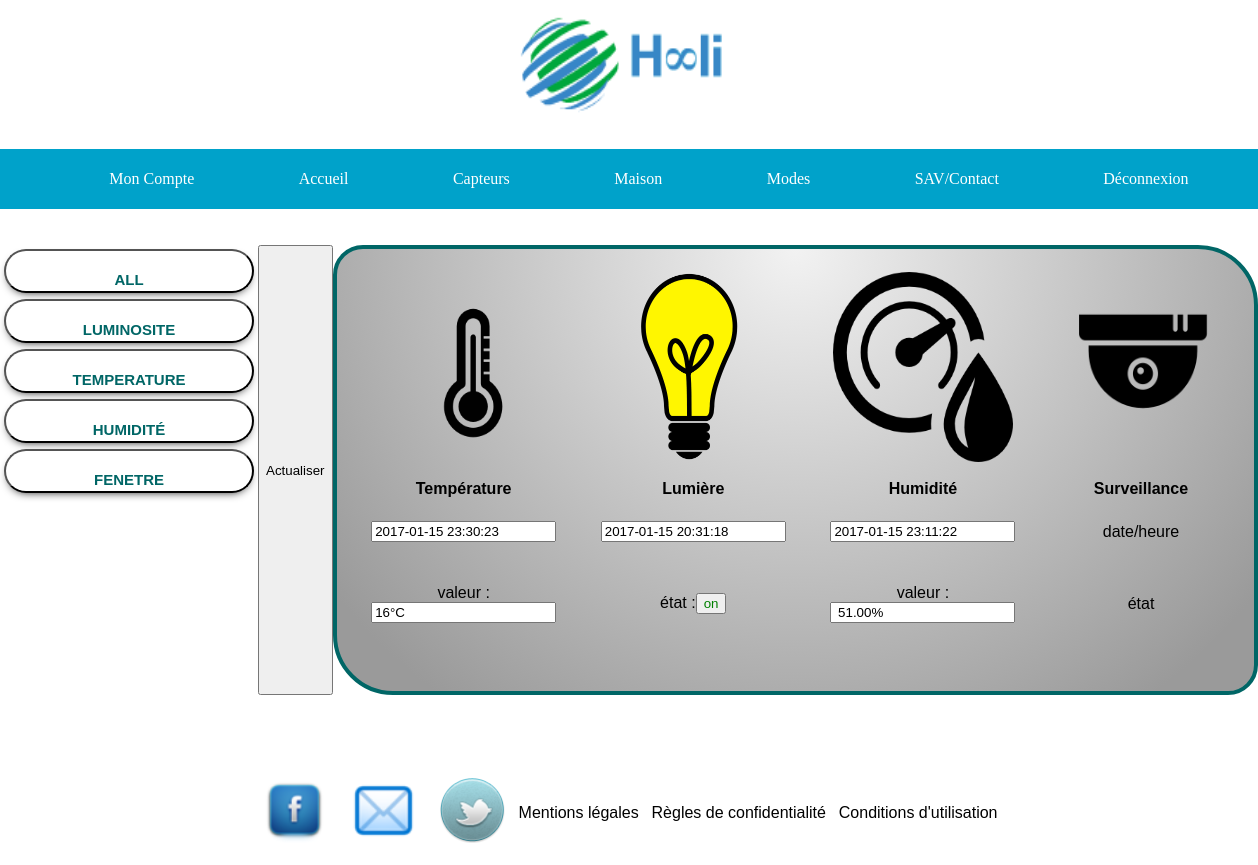
Page /Vue/capteur.php on the committed database.
### tables this page shows
CREATE TABLE IF NOT EXISTS `donnee_recue` (
  `id` int(11) NOT NULL,
  `trame` int(1) NOT NULL,
  `objet` int(4) NOT NULL,
  `requete` int(1) NOT NULL,
  `type_capteur` int(1) NOT NULL,
  `numero_capteur` int(2) NOT NULL,
  `valeur` varchar(4) NOT NULL,
  `tim` int(4) NOT NULL,
  `chk` int(2) NOT NULL,
  `date_recep` datetime NOT NULL
);

### Vue/capteur.php (the view, shortened to what this page needs)
<!DOCTYPE html>
<html>
	<head>
 		<link href="..\style\capteur.css" rel="stylesheet"/>
	</head>
	  <form method="post" action="rr.php" >
<body>
<?php
include("header.php");
include "../controleur/connectionbase.php";
	 $reponse1 = $bdd->query('SELECT valeur FROM donnee_recue where type_capteur=3 ORDER BY date_recep Desc LIMIT 0,1 ');
	 $reponse2 = $bdd->query('SELECT valeur FROM donnee_recue where type_capteur=4 ORDER BY date_recep Desc LIMIT 0,1 ');
	 $reponse4 = $bdd->query('SELECT date_recep FROM donnee_recue where type_capteur=3 ORDER BY date_recep Desc LIMIT 0,1 ');
   $reponse5 = $bdd->query('SELECT date_recep FROM donnee_recue where type_capteur=4 ORDER BY date_recep Desc LIMIT 0,1 ');
	 $reponse6 = $bdd->query('SELECT date_recep FROM donnee_recue where type_capteur=5 ORDER BY date_recep Desc LIMIT 0,1 ');
?>
<div id="tableau2">
<table class="table1">
<tr>
	<td> <input type="button"  value="ALL" class="btn1";onclick = ""/> </td>
</tr>
<tr>
		<td> <input type="button"  value="Luminosite" class="btn1";onclick = ""/> </td>
</tr>
<tr>
	 <td> <input type="button"  value="Temperature" class="btn1" ;onclick = ""/> </td>
</tr>
<tr>
	<td> <input type="button"  value="Humidité" class="btn1" ;onclick = ""/> </td>
</tr>
<tr>
	<td> <input type="button"  value="Fenetre" class="btn1" ;onclick = ""/> </td>
</tr>
<table class="div1">
	<thead>
		<tr>
			<th class="th1"><img src="..\Image\Temperature.png" class="img1"></th>
			<th class="th1"><img src="..\Image\iconeLumiere.png" class="img1"></th>
			<th class="th1"><img src="..\Image\humidity.png" class="img1"></th>
			<th class="th1"><img src="..\Image\surveillance.png" class="img1"></th>
		</tr>
		<tr>
			<th class="th1">Température</th>
			<th class="th1">Lumière</th>
			<th class="th1">Humidité</th>
			<th class="th1">Surveillance</th>
		</tr>
		<tr>
			<td class="td1"><input type="text1" value="<?php while ($donnees4 = $reponse4->fetch())
			{
				echo $donnees4['date_recep'];
			}?>"></td>
			<td class="td1"><input type="text1" value="<?php while ($donnees6 = $reponse6->fetch())
			{
				echo $donnees6['date_recep'];
			}?>"></td>
			<td class="td1"><input type="text1" value="<?php while ($donnees5 = $reponse5->fetch())
			{
				echo $donnees5['date_recep'];
			}?>"></td>
			<td class="td1">date/heure</td>
		</tr>
		<tr>
			<td class="td1">valeur : <input type="text1" value="<?php while ($donnees1 = $reponse1->fetch())
			{
				echo  $donnees1['valeur']/10;
			}?>°C" name=""></td>
			<td class="td1">état :<?php  $reponse3 = $bdd->query('SELECT valeur FROM donnee_recue where type_capteur=5 ORDER BY date_recep Desc LIMIT 0,1 ');
			 if ($donnees3['valeur']<< 1111){
	       echo '<button style=color:red class="onoff" onclick="onoff(this)"><div>off</div></button>';
	     }
	     else{
	       echo '<button style=color:green class="onoff" onclick="onoff(this)"><div>on</div></button>';
      }?></td>
			<td class="td1">valeur : <input type="text2" value=" <?php while ($donnees2= $reponse2 ->fetch())
			 {
				echo number_format ($donnees2['valeur'],2);
			}?>%" name=""></td>
			<td class="td1">état</td>
			<input type="button" value="Actualiser" Onclick="javascript:window.history.go(0)">
		</tr>
	</thead>
</table>
</div>
</body>
<footer>
<?php include 'footer.php';  ?>
</footer>
</html>

### style/capteur.css (style rules this page uses)
#tableau2 { display: flex; }
.table1 { display: flex; justify-content: flex-start; }
.div1 { width:1000px; height:450px; margin: auto; display: flex; float:right; border: solid 4px #066; z-index: -2; padding: 10px; border-top-left-radius: 30px; border-top-right-radius: 60px; border-bottom-right-radius: 30px; border-bottom-left-radius: 60px; background: radial-gradient(at top,#f2f2f2,#9A9A9A 90%) no-repeat; }
.btn1 { text-decoration: none; color: #066; display: inline-block; font-size: 15px; font-family: "Trebuchet MS", Arial, Helvetica, sans-serif; font-weight: bold; text-transform: uppercase; margin: 1px; background: white; padding: 20px 55px; -moz-border-radius: 3px; -webkit-border-radius: 0px; border-radius: 3px; -moz-box-shadow: 0 4px 10px -5px #000000; box-shadow: 0 4px 10px -5px #000000; -webkit-box-shadow: 0 4px 10px -5px #000000; width: 250px; height: 10px; border-radius: 40px; }
.th1, { border-bottom: 2px solid #ddd; border-left: 2px solid #ddd; padding-left: 10px; }
.td1 { padding: 20px; }
.img1 { width: 180px; height: 190px; }
* { box-sizing: border-box; font-family: helvetica,arial,sans-serif; }

### style/header.css (style rules this page uses)
html { height:100%; }
body { min-height:100%;margin:0;padding:0;position:relative; }
body { color:#000000;background:#FFF; text-align:center }

### style/footer.css (style rules this page uses)
img { margin:10px; }
table { margin:0 auto; }

### rows in the picture
donnee_recue: date_recep "2017-01-15 23:30:23"
donnee_recue: date_recep "2017-01-15 20:31:18"
donnee_recue: date_recep "2017-01-15 23:11:22"
